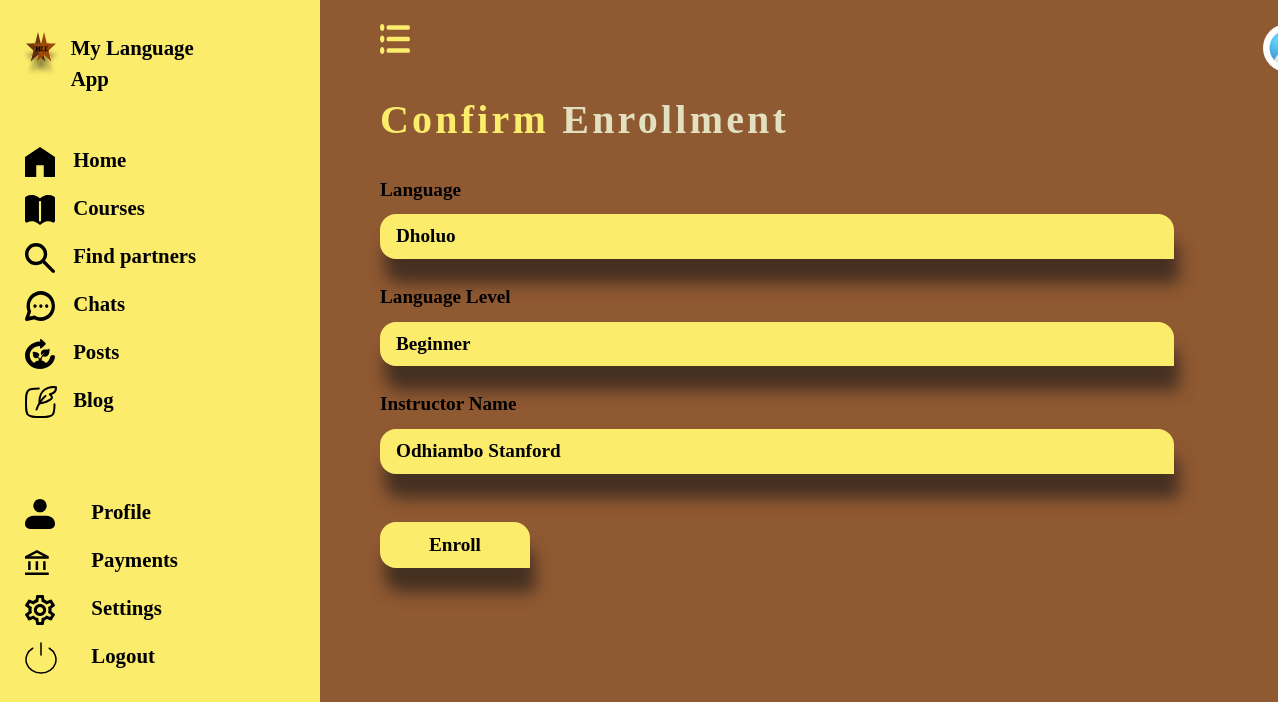
Screenshot of /courses/enroll/dholuo-beginner/ (signed in) with the database file from the repository.
### lang_app/models.py (models this page shows, shortened)
class Course(models.Model):
    course_name=models.CharField(max_length=255)
    course_level=models.CharField(choices=LEVEL_CHOICES, max_length=255, default='beginner')
    instructor_name=models.CharField(max_length=255)
    difficulty = models.IntegerField(choices=DIFFICULTY_CHOICES, default=1)
    slug = AutoSlugField(populate_from=course_slug_populate, unique=True, always_update=False, editable=False)
    class Meta:
        ordering = ['course_name','difficulty']

### lang_app/views.py (the view, shortened to what this page needs)
# urls.py: path('courses/enroll/<slug:slug>/', views.enroll_course, name='enroll-course'),
@login_required
def enroll_course(request,slug):
    course=get_object_or_404(Course, slug=slug)
    return render(request, 'enroll-course.html', {"course":course})

### lang_app/templates/enroll-course.html (shortened to what this page needs)
{% extends 'dashboard-base.html' %}
{% load static %}
{% block content %}
    <form action="{% url 'enroll-course' course.slug %}" method="post" enctype="multipart/form-data" class="dashboard-forms">
        <h2> <span class="a-link">Confirm</span> Enrollment</h2>
        <label for="lang">Language</label>
        <input type="text" id="lang" class="form-control sign-in-btn-new" placeholder="Language" name="language" value="{{ course.course_name }}" readonly>
        <label for="lang-l">Language Level</label>
        <input type="text" id="lang-l" class="form-control sign-in-btn-new" placeholder="Language level" name="language-level" value="{{ course.course_level|capfirst }}" readonly>
        <label for="instructor">Instructor Name</label>
        <input type="text" id="instructor" class="form-control sign-in-btn-new" placeholder="Instructor Name" value="{{ course.instructor_name }}" name="instructor-name" readonly>
        <button type="submit" class="sign-in-btn-new mt-5 btn pe-5 ps-5">Enroll</button>
    </form>
{% endblock %}

### lang_app/static/css/base.css (style rules this page uses)
body { background-color: #8F5932; min-height: 100vh; }
h2,h3 { color: #E3E0C0; letter-spacing: 0.2rem; }
h2 { font-size: 2.5rem; font-weight: 700; }
.sign-in-btn-new { background-color: #FBEC6C; padding: 0.5rem 1rem 0.5rem 1rem; border-radius: 1rem 1rem 0 1rem; box-shadow: 0.3rem 1.5rem 1rem #453021; color: #000000; font-weight: 600; font-size: 1.2rem; }
form { min-width: 60%; min-height: 100vh; }
form label { padding-top: 1.5rem; color: #000000; font-weight: 600; font-size: 1.2rem; }
.form-control { margin-top: 0.6rem; outline: none; border: none; }
.a-link { color: #FBEC6C; }
.dashboard-forms { width:85%; }

### rows the page displays
Course: language "Dholuo", language-level "Beginner", instructor-name "Odhiambo Stanford"
